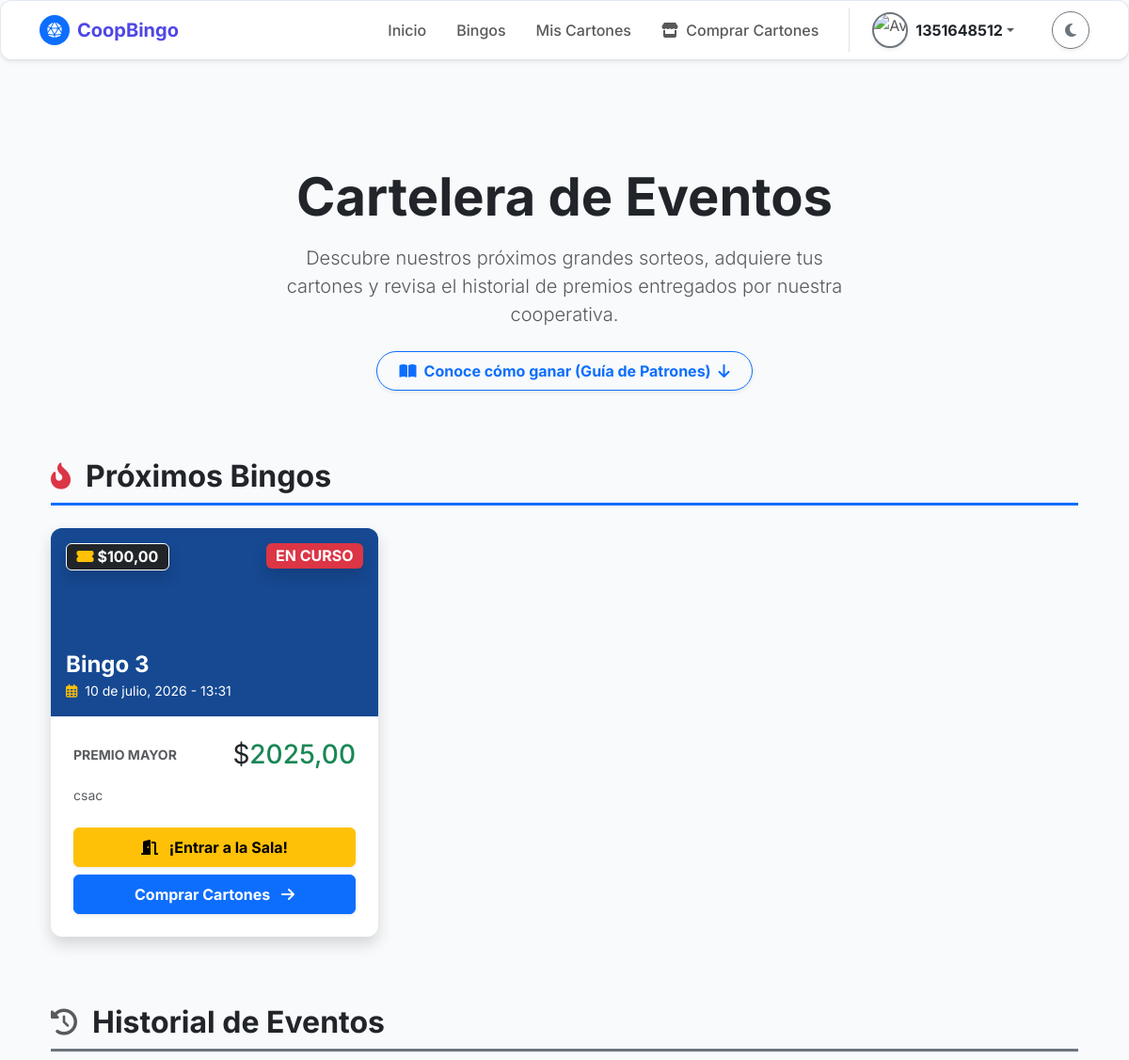
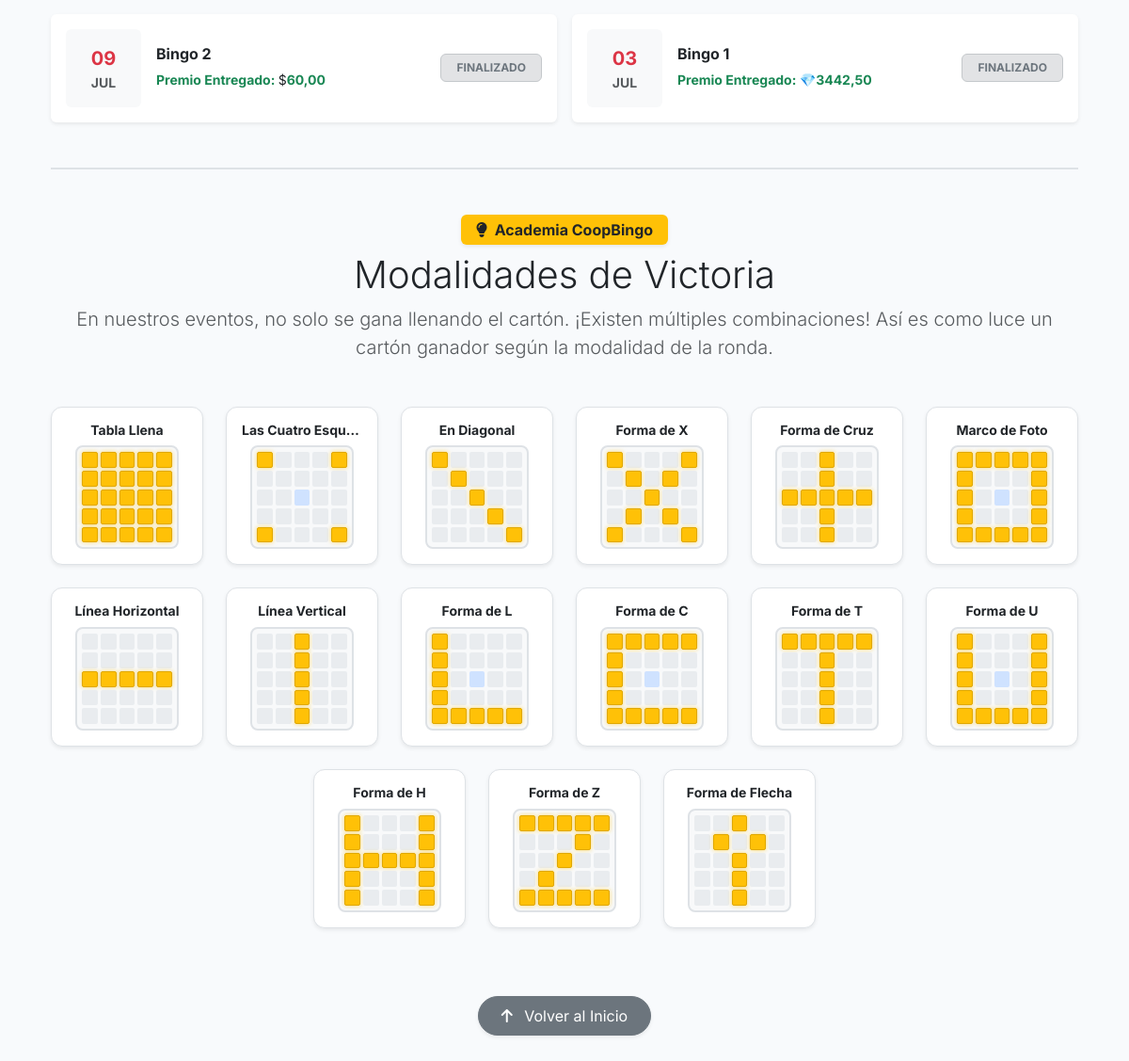
Page /bingo-publico/ (signed in) on the committed database (2 pictures, top to bottom).
### bingo/models.py (models this page shows, shortened)
class Bingo(models.Model):
    TIPO_BINGO_CHOICES = [
        ('Virtual', 'Virtual'),
        ('Presencial', 'Presencial'),
    ]
    ESTADO_BINGO_CHOICES = [
        ('Programado', 'Programado'),
        ('En Curso', 'En Curso'),
        ('Finalizado', 'Finalizado'),
        ('Cancelado', 'Cancelado'),
    ]
    idbingo = models.AutoField(primary_key=True)
    idunidad_venta = models.ForeignKey(UnidadMonetaria, on_delete=models.PROTECT, related_name='bingos_venta')
    idunidad_premio = models.ForeignKey(UnidadMonetaria, on_delete=models.PROTECT, related_name='bingos_premio')
    titulobingo = models.CharField(
        max_length=150,
        verbose_name="Título del Bingo"
    )
    fechaprogramadabingo = models.DateTimeField(
        verbose_name="Fecha y Hora del Evento"
    )
    tipobingo = models.CharField(
        max_length=20,
        choices=TIPO_BINGO_CHOICES,
        verbose_name="Tipo de Bingo"
    )
    lugarbingo = models.CharField(
        max_length=255,
        null=True,
        blank=True,
        verbose_name="Lugar (si es presencial)"
    )
    urlsesionbingo = models.CharField(
        max_length=255,
        null=True,
        blank=True,
        verbose_name="Link de la sesión (si es virtual)"
    )
    preciocarton = models.DecimalField(
        max_digits=10,
        decimal_places=2,
        validators=[MinValueValidator(Decimal('0.01'))],
        verbose_name="Precio del Cartón"
    )
    premiomayor = models.DecimalField(
        max_digits=10,
        decimal_places=2,
        verbose_name="Monto del Premio Mayor"
    )
    descripcionpremiomayor = models.CharField(
        max_length=100,
        verbose_name="¿Qué es el premio mayor?"
    )
    estadobingo = models.CharField(
        max_length=20,
        choices=ESTADO_BINGO_CHOICES,
        default='Programado',
        verbose_name="Estado del Bingo"
    )
    rutaimagenpremiomayor = models.ImageField(
        upload_to='media/bingo/imagen_premio_mayor/',
        max_length=300,
        null=True,
        blank=True,
        verbose_name="Imagen del Premio"
    )
    urlvideopromocional = models.FileField(
        upload_to='media/bingo/video_promocional/',
        max_length=300,
        null=True,
        blank=True,
        verbose_name="Video Promocional"
    )
    descripcionpremios = models.TextField(
        max_length=500,
        null=True,
        blank=True,
        verbose_name="Descripción de otros premios"
    )
    class Meta:
        db_table = 'Bingo'
        verbose_name = 'Bingo'
        verbose_name_plural = 'Bingos'

class UnidadMonetaria(models.Model):
    TIPO_MONEDA_CHOICES = [
        ('Efectivo', 'Efectivo'),
        ('Virtual', 'Virtual'),
    ]
    idunidadmonetaria = models.AutoField(primary_key=True)
    nombremoneda = models.CharField(max_length=100, unique=True, verbose_name="Nombre de la Moneda")
    tipomoneda = models.CharField(max_length=12, choices=TIPO_MONEDA_CHOICES, verbose_name="Tipo de Moneda")
    simbolomoneda = models.CharField(max_length=255, verbose_name="Símbolo")
    tasaconversionmoneda = models.DecimalField(max_digits=10, decimal_places=2, default=1.00, verbose_name="Tasa de Conversión")
    estadomoneda = models.BooleanField(default=True, verbose_name="Estado Activo")
    class Meta:
        db_table = 'unidadmonetaria'
        verbose_name = 'Unidad Monetaria'
        verbose_name_plural = 'Unidades Monetarias'

### bingo/views.py (the view)
# urls.py: path('bingo-publico/', views.bingo_publico, name='bingo'), # Apunta a comunes/bingo.html
def bingo_publico(request):
    bingos_activos = Bingo.objects.filter(
        estadobingo__in=['Programado', 'En Curso']
    ).order_by('fechaprogramadabingo')
    bingos_pasados = Bingo.objects.filter(
        estadobingo__in=['Finalizado', 'Cancelado']
    ).order_by('-fechaprogramadabingo') # Ordenados del más reciente al más antiguo
    ahora = timezone.now()
    for b in bingos_activos:
        if b.fechaprogramadabingo:
            hora_apertura = b.fechaprogramadabingo - timedelta(minutes=30)
            partida_activa = PartidaBingo.objects.filter(
                idbingo=b,
                estadopartida__in=['Programada', 'En Juego']
            ).order_by('idpartidabingo').first()
            if ahora >= hora_apertura and partida_activa:
                b.sala_abierta = True
                b.id_partida_a_entrar = partida_activa.idpartidabingo
            else:
                b.sala_abierta = False
        else:
            b.sala_abierta = False
        vendidos = CartonPartidaBingo.objects.filter(idpartida__idbingo=b).values('idcarton').distinct().count()
        tasa_venta = float(b.idunidad_venta.tasaconversionmoneda)
        tasa_premio = float(b.idunidad_premio.tasaconversionmoneda)
        ingreso_en_dolares = float(vendidos * b.preciocarton) * tasa_venta
        fondo_pozo_dolares = ingreso_en_dolares * 0.45
        premio_base_dolares = float(b.premiomayor) * tasa_premio
        if fondo_pozo_dolares > premio_base_dolares:
            b.pozo_dinamico_actual = fondo_pozo_dolares / tasa_premio
        else:
            b.pozo_dinamico_actual = float(b.premiomayor)
    for b in bingos_pasados:
        vendidos = CartonPartidaBingo.objects.filter(idpartida__idbingo=b).values('idcarton').distinct().count()
        tasa_venta = float(b.idunidad_venta.tasaconversionmoneda)
        tasa_premio = float(b.idunidad_premio.tasaconversionmoneda)
        ingreso_en_dolares = float(vendidos * b.preciocarton) * tasa_venta
        fondo_pozo_dolares = ingreso_en_dolares * 0.45
        premio_base_dolares = float(b.premiomayor) * tasa_premio
        if fondo_pozo_dolares > premio_base_dolares:
            b.pozo_dinamico_actual = fondo_pozo_dolares / tasa_premio
        else:
            b.pozo_dinamico_actual = float(b.premiomayor)
    contexto = {
        'bingos_activos': bingos_activos,
        'bingos_pasados': bingos_pasados,
        'unidad_monetaria': UnidadMonetaria.objects.first()
    }
    return render(request, 'comunes/bingo.html', contexto)

### bingo/templates/comunes/bingo.html (shortened to what this page needs)
{% extends 'comunes/base.html' %}
{% load static %}
{% block content %}
<div class="container text-center py-5 mt-3 mb-4">
    <h1 class="display-4 fw-bold tracking-tight mb-3 animate__animated animate__fadeInDown text-body">
        Cartelera de Eventos
    </h1>
    <p class="lead text-body-secondary mx-auto" style="max-width: 600px;">
        Descubre nuestros próximos grandes sorteos, adquiere tus cartones y revisa el historial de premios entregados por nuestra cooperativa.
    </p>
    <div class="mt-4 animate__animated animate__fadeInUp">
        <a href="#guia-patrones" class="btn btn-outline-primary rounded-pill px-4 py-2 fw-bold shadow-sm">
            <i class="fas fa-book-open me-2"></i>Conoce cómo ganar (Guía de Patrones) <i class="fas fa-arrow-down ms-1"></i>
        </a>
    </div>
</div>
<div class="container pb-5">
    <div class="d-flex align-items-center mb-4 border-bottom border-primary border-3 pb-2">
        <i class="fas fa-fire-alt text-danger fs-3 me-3 animate__animated animate__pulse animate__infinite"></i>
        <h2 class="fw-bold text-body mb-0">Próximos Bingos</h2>
    </div>
    <div class="row g-4 mb-5 pb-4">
        {% for bingo in bingos_activos %}
        <div class="col-md-6 col-lg-4">
            <div class="card-minimalista h-100 shadow border-0 overflow-hidden transform-hover bg-body">
                <div class="bg-primary text-center position-relative" style="height: 200px; {% if bingo.rutaimagenpremiomayor %}background: url('{{ bingo.rutaimagenpremiomayor.url }}') center/cover;{% endif %}">
                    <div class="position-absolute top-0 start-0 w-100 h-100 bg-dark opacity-50"></div>
                    <span class="position-absolute top-0 end-0 m-3 badge {% if bingo.estadobingo == 'En Curso' %}bg-danger animate__animated animate__flash animate__infinite{% else %}bg-warning text-dark{% endif %} fs-6 shadow">
                        {{ bingo.estadobingo|upper }}
                    </span>
                    <span class="position-absolute top-0 start-0 m-3 badge bg-dark border border-white fs-6 shadow">
                        <i class="fas fa-ticket-alt text-warning me-1"></i>{{ bingo.idunidad_venta.simbolomoneda }}{{ bingo.preciocarton }}
                    </span>
                    <div class="position-absolute bottom-0 start-0 w-100 p-3 text-start text-white text-shadow-sm z-index-1">
                        <h4 class="fw-bold mb-0 text-truncate" title="{{ bingo.titulobingo }}">{{ bingo.titulobingo }}</h4>
                        <small><i class="far fa-calendar-alt me-1 text-warning"></i> {{ bingo.fechaprogramadabingo|date:"d \d\e F, Y - H:i" }}</small>
                    </div>
                </div>
                <div class="card-body p-4">
                    <div class="d-flex justify-content-between align-items-center mb-3">
                        <span class="text-body-secondary small fw-bold text-uppercase">Premio Mayor</span>
                        <h3 class="text-success fw-black mb-0"><span class="text-body fw-normal">{{ bingo.idunidad_premio.simbolomoneda }}</span>{{ bingo.pozo_dinamico_actual|floatformat:2 }}</h3>
                    </div>
                    <p class="text-body-secondary small mb-4 line-clamp-2">{{ bingo.descripcionpremiomayor }}</p>
                    <div class="d-flex flex-column gap-2">
                        {% if bingo.sala_abierta %}
                            <a href="{% url 'sala_espera' bingo.id_partida_a_entrar %}" class="btn btn-warning w-100 fw-bold py-2 shadow-sm animate__animated animate__pulse animate__infinite" style="animation-duration: 2s;">
                                <i class="fas fa-door-open me-2"></i> ¡Entrar a la Sala!
                            </a>
                        {% endif %}
                        <a href="{% url 'venta_cartones' %}" class="btn btn-primary w-100 fw-bold py-2 shadow-sm">
                            Comprar Cartones <i class="fas fa-arrow-right ms-2"></i>
                        </a>
                    </div>
                </div>
            </div>
        </div>
        {% endfor %}
    </div>
    <div class="d-flex align-items-center mb-4 border-bottom border-secondary border-3 pb-2 mt-5">
        <i class="fas fa-history text-body-secondary fs-3 me-3"></i>
        <h2 class="fw-bold text-body mb-0">Historial de Eventos</h2>
    </div>
    <div class="row g-3">
        {% for bingo in bingos_pasados %}
        <div class="col-12 col-md-6">
            <div class="card border-0 bg-body shadow-sm p-3 d-flex flex-row align-items-center grayscale-hover transition-all">
                <div class="bg-body-tertiary rounded p-3 text-center me-3" style="width: 80px;">
                    <span class="d-block text-danger fw-bold fs-5">{{ bingo.fechaprogramadabingo|date:"d" }}</span>
                    <span class="d-block text-body-secondary small text-uppercase fw-bold">{{ bingo.fechaprogramadabingo|date:"M" }}</span>
                </div>
                <div class="flex-grow-1">
                    <h6 class="fw-bold text-body mb-1">{{ bingo.titulobingo }}</h6>
                    <span class="text-success small fw-bold">Premio Entregado: <span class="text-body fw-normal">{{ bingo.idunidad_premio.simbolomoneda }}</span>{{ bingo.pozo_dinamico_actual|floatformat:2 }}</span>
                </div>
                <div>
                    {% if bingo.estadobingo == 'Cancelado' %}
                        <span class="badge bg-danger-subtle text-danger border border-danger-subtle px-3 py-2">CANCELADO</span>
                    {% else %}
                        <span class="badge bg-secondary-subtle text-secondary border border-secondary-subtle px-3 py-2">FINALIZADO</span>
                    {% endif %}
                </div>
            </div>
        </div>
        {% empty %}
        <div class="col-12 text-center py-4 text-body-secondary">
            <small><i class="fas fa-info-circle me-1"></i> Aún no hay eventos registrados en el historial.</small>
        </div>
        {% endfor %}
    </div>
    <div id="guia-patrones" class="pt-5 mt-5 border-top border-2">
        <div class="text-center mb-5">
            <span class="badge bg-warning text-dark mb-2 px-3 py-2 fw-bold fs-6 shadow-sm"><i class="fas fa-lightbulb me-1"></i> Academia CoopBingo</span>
            <h2 class="fw-black text-body display-6">Modalidades de Victoria</h2>
            <p class="text-body-secondary lead max-w-75 mx-auto">En nuestros eventos, no solo se gana llenando el cartón. ¡Existen múltiples combinaciones! Así es como luce un cartón ganador según la modalidad de la ronda.</p>
        </div>
        <div class="row g-4 justify-content-center" id="contenedor-patrones"></div>
        <div class="text-center mt-5 pt-4">
            <a href="#top-cartelera" class="btn btn-secondary rounded-pill px-4 py-2 shadow-sm">
                <i class="fas fa-arrow-up me-2"></i> Volver al Inicio
            </a>
        </div>
    </div>
</div>
{% endblock %}

### bingo/templates/comunes/navbar.html (shortened to what this page needs)
{% load static %}
<nav class="navbar navbar-expand-lg border-bottom card-minimalista mb-4 shadow-sm">
    <div class="container">
        <a class="navbar-brand fw-bold d-flex align-items-center" href="{% url 'inicio' %}" style="color: var(--color-primario);">
            <div class="rounded-circle bg-primary d-flex align-items-center justify-content-center me-2" style="width: 32px; height: 32px;">
                <i class="fas fa-dice-d20 text-white" style="font-size: 16px;"></i>
            </div>
            <span>CoopBingo</span>
        </a>
        <div class="collapse navbar-collapse" id="navPrincipal">
            <ul class="navbar-nav ms-auto align-items-center">
                <li class="nav-item">
                    <a class="nav-link px-3 fw-medium" href="{% url 'inicio' %}">Inicio</a>
                </li>
                <li class="nav-item">
                        <a class="nav-link px-3 fw-medium" href="{% url 'bingo' %}">Bingos</a>
                </li>
                {% if user.is_authenticated %}
                    <li class="nav-item">
                        <a class="nav-link px-3 fw-medium" href="{% url 'mis_cartones' %}">Mis Cartones</a>
                    </li>
                    <li class="nav-item">
                        <a class="nav-link px-3 fw-medium" href="{% url 'venta_cartones' %}">
                            <i class="fas fa-store me-1"></i> Comprar Cartones
                        </a>
                    </li>
                    <li class="nav-item dropdown ms-lg-3 ps-lg-3 border-start-lg">
                        <a class="nav-link dropdown-toggle d-flex align-items-center py-1" href="#" id="userDropdown" role="button" data-bs-toggle="dropdown" aria-expanded="false">
                            {% if request.session.avatar_url %}
                                <img src="{{ request.session.avatar_url }}" alt="Avatar" class="rounded-circle object-fit-cover me-2 border border-2 border-primary shadow-sm" style="width: 38px; height: 38px;">
                            {% else %}
                                <img src="{% static 'img/default_avatar.png' %}" alt="Avatar" class="rounded-circle object-fit-cover me-2 border border-2 border-secondary shadow-sm" style="width: 38px; height: 38px;">
                            {% endif %}
                            <span class="fw-bold text-body">{{ request.session.user_nombre|default:user.first_name }}</span>
                        </a>
                    </li>
                {% endif %}
                <li class="nav-item ms-lg-3 ps-lg-3 mt-3 mt-lg-0 pt-3 pt-lg-0">
                    <button class="btn btn-outline-secondary rounded-circle shadow-sm d-flex justify-content-center align-items-center" id="themeToggle" style="width: 40px; height: 40px;">
                        <i class="fas fa-moon" id="themeIcon"></i>
                    </button>
                </li>
            </ul>
        </div>
    </div>
</nav>

### rows in the picture
Bingo: estadobingo "EN CURSO", idunidad_venta.simbolomoneda "$", preciocarton "100,00", titulobingo "Bingo 3", fechaprogramadabingo "10 de julio, 2026 - 13:31", idunidad_premio.simbolomoneda "$", pozo_dinamico_actual "2025,00", descripcionpremiomayor "csac", shows "¡Entrar a la Sala!"
Bingo: fechaprogramadabingo "09", fechaprogramadabingo "JUL", titulobingo "Bingo 2", idunidad_premio.simbolomoneda "$", pozo_dinamico_actual "60,00", estadobingo "FINALIZADO"
Bingo: fechaprogramadabingo "03", fechaprogramadabingo "JUL", titulobingo "Bingo 1", idunidad_premio.simbolomoneda "💎", pozo_dinamico_actual "3442,50", estadobingo "FINALIZADO"

### other values in the picture
{{ request.session.user_nombre|default:user.first_name }} "1351648512"
